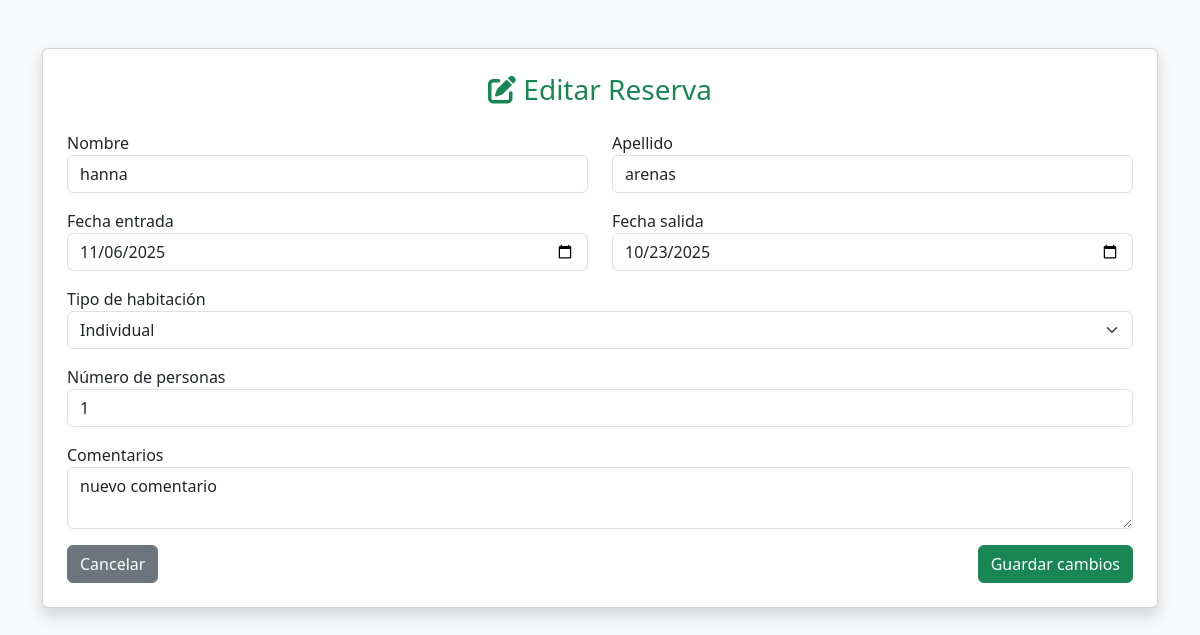
/index.php?action=editarReserva&id=15 (signed in), run on the app's committed database.
### tables this page shows
CREATE TABLE `reservations` (
  `id` int NOT NULL AUTO_INCREMENT,
  `user_id` int DEFAULT NULL,
  `nombre` varchar(100) DEFAULT NULL,
  `apellido` varchar(100) DEFAULT NULL,
  `fecha_entrada` date DEFAULT NULL,
  `fecha_salida` date DEFAULT NULL,
  `habitacion` varchar(50) DEFAULT NULL,
  `personas` int DEFAULT NULL,
  `comentarios` text,
  `created_at` datetime DEFAULT CURRENT_TIMESTAMP,
  `updated_at` datetime DEFAULT CURRENT_TIMESTAMP ON UPDATE CURRENT_TIMESTAMP,
  `deleted_at` datetime DEFAULT NULL,
  `created_by` varchar(100) DEFAULT NULL,
  `updated_by` varchar(100) DEFAULT NULL,
  `deleted_by` varchar(100) DEFAULT NULL,
  PRIMARY KEY (`id`)
);

### models/conexion.php (called while the page is built, shortened)
<?php
class conexion {
    private $mySQLI;
    private $result;
    public function conectar() {
        $host = 'localhost';
        $db = "hotel_reservas";
        $user = 'root';
        $password = '';
        $this->mySQLI = new mysqli($host,$user,$password,$db);
    }
    public function query($sql) {
        $this->result = $this->mySQLI->query($sql);
    }
    public function getResult(){
        return $this->result;
    }
}

### views/html/auth/editarReserva.php (the view, shortened to what this page needs)
<!DOCTYPE html>
<html lang="es">
<head>
  <link href="https://cdn.jsdelivr.net/npm/bootstrap@5.3.0/dist/css/bootstrap.min.css" rel="stylesheet">
  <link href="https://cdnjs.cloudflare.com/ajax/libs/font-awesome/6.4.0/css/all.min.css" rel="stylesheet">
</head>
<body class="bg-light">
  <div class="container mt-5">
    <div class="card shadow p-4">
      <h3 class="text-center text-success mb-4"><i class="fa-solid fa-pen-to-square"></i> Editar Reserva</h3>
      <form action="<?= SITE_URL ?>index.php?action=editarReserva" method="POST">
        <div class="row mb-3">
          <div class="col">
            <label>Nombre</label>
            <input type="text" name="nombre" class="form-control" value="<?= $reserva['nombre'] ?>" required>
          </div>
          <div class="col">
            <label>Apellido</label>
            <input type="text" name="apellido" class="form-control" value="<?= $reserva['apellido'] ?>" required>
          </div>
        </div>
        <div class="row mb-3">
          <div class="col">
            <label>Fecha entrada</label>
            <input type="date" name="fecha_entrada" class="form-control" value="<?= $reserva['fecha_entrada'] ?>" required>
          </div>
          <div class="col">
            <label>Fecha salida</label>
            <input type="date" name="fecha_salida" class="form-control" value="<?= $reserva['fecha_salida'] ?>" required>
          </div>
        </div>
        <div class="mb-3">
          <label>Tipo de habitación</label>
          <select name="habitacion" class="form-select" required>
            <option <?= $reserva['habitacion'] == 'individual' ? 'selected' : '' ?> value="individual">Individual</option>
          </select>
        </div>
        <div class="mb-3">
          <label>Número de personas</label>
          <input type="number" name="personas" class="form-control" value="<?= $reserva['personas'] ?>" min="1" max="6" required>
        </div>
        <div class="mb-3">
          <label>Comentarios</label>
          <textarea name="comentarios" class="form-control" rows="2"><?= $reserva['comentarios'] ?></textarea>
        </div>
        <div class="d-flex justify-content-between">
          <a href="<?= SITE_URL ?>index.php?action=formReservas" class="btn btn-secondary">Cancelar</a>
          <button type="submit" class="btn btn-success" name="btneditar" value="1">Guardar cambios</button>
        </div>
      </form>
    </div>
  </div>
</body>
</html>

### data on the page
reservations: nombre "hanna", apellido "arenas", fecha_entrada "11/06/2025", fecha_salida "10/23/2025", habitacion "Individual", personas "1", comentarios "nuevo comentario"
